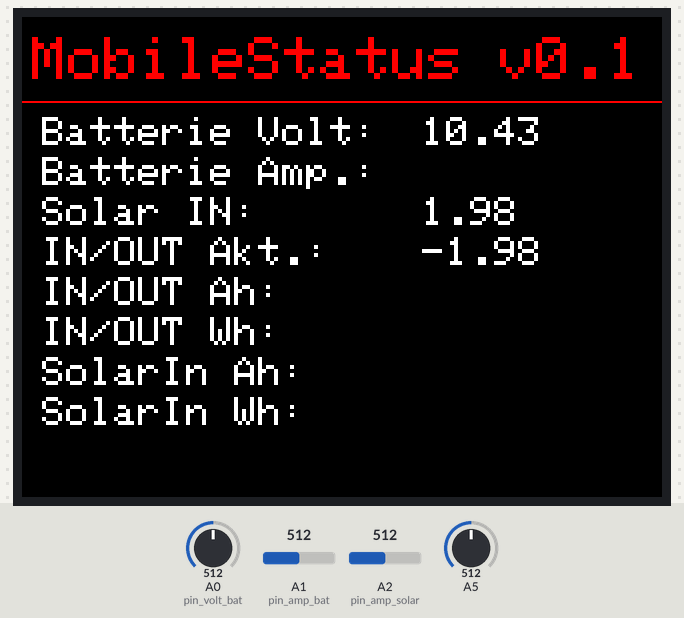
Simulated run of this sketch. Board: Arduino Uno, built with avr-gcc and run on an emulated ATmega328P. On the bench: 320×240 colour display. Inputs (shaded band) come from the test bench; at power-on: A5 = 512, A0 (pin_volt_bat) = 512, A1 (pin_amp_bat) = 512, A2 (pin_amp_solar) = 512. What the sketch prints to the serial monitor is not drawn.

Above: at 1.5 s.
1.6 s: A5 set to 716
At 3.8 s:
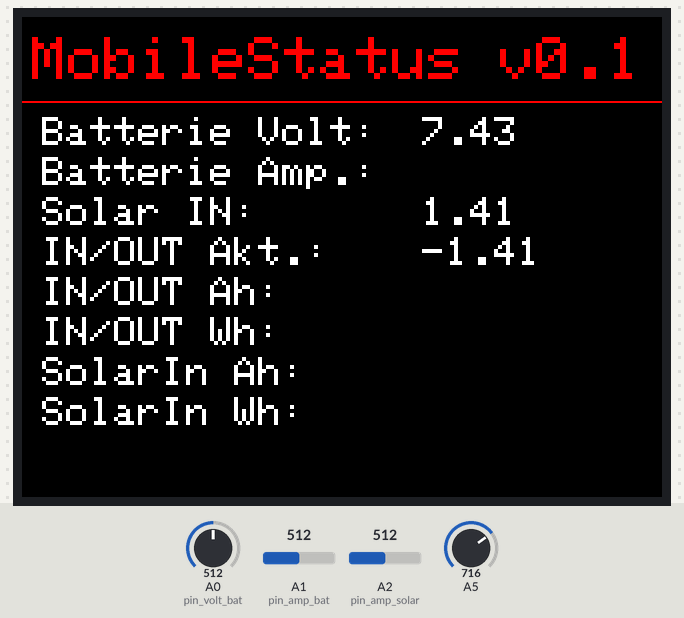
4.1 s: A0 (pin_volt_bat) set to 716
At 5.5 s:
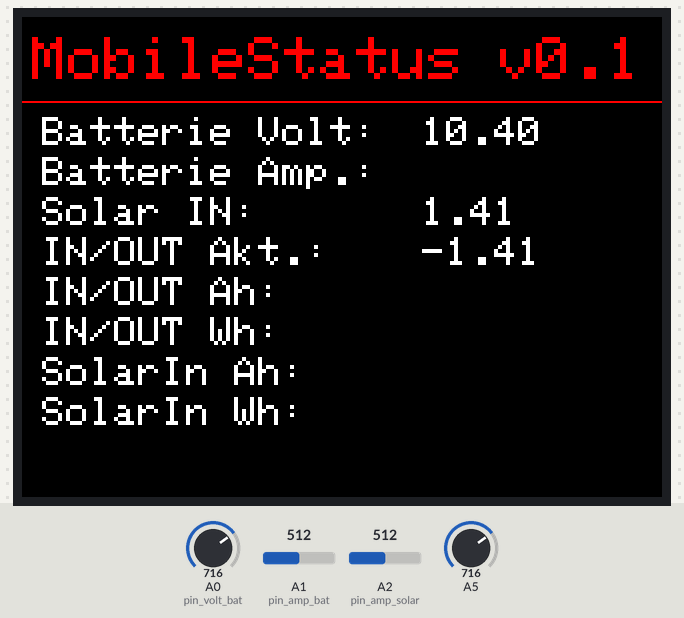
6.4 s: A1 (pin_amp_bat) set to 716
At 8.6 s:
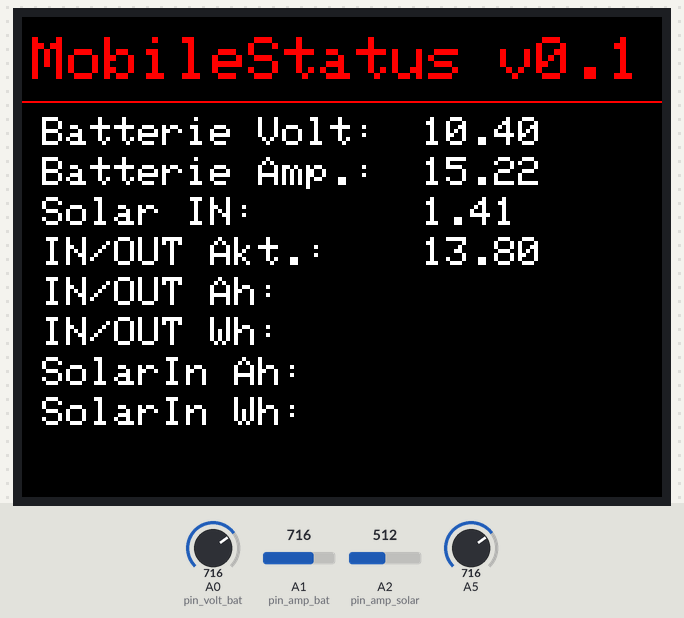
8.9 s: A2 (pin_amp_solar) set to 716
At 10.9 s:
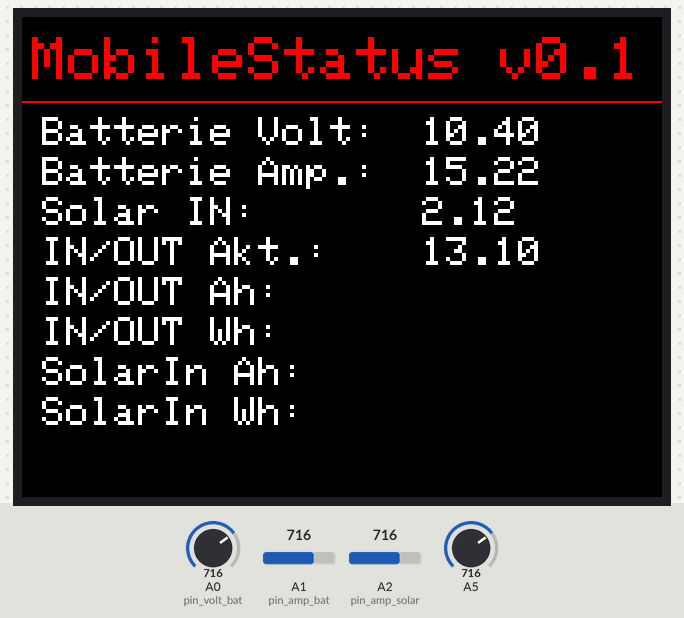
11.2 s: A5 set to 992
At 12.4 s:
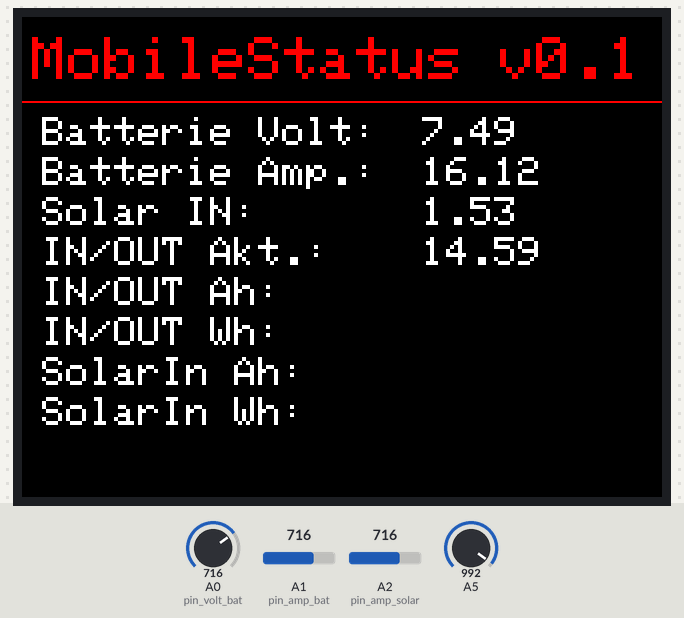
13.5 s: A0 (pin_volt_bat) set to 992
At 15.4 s:
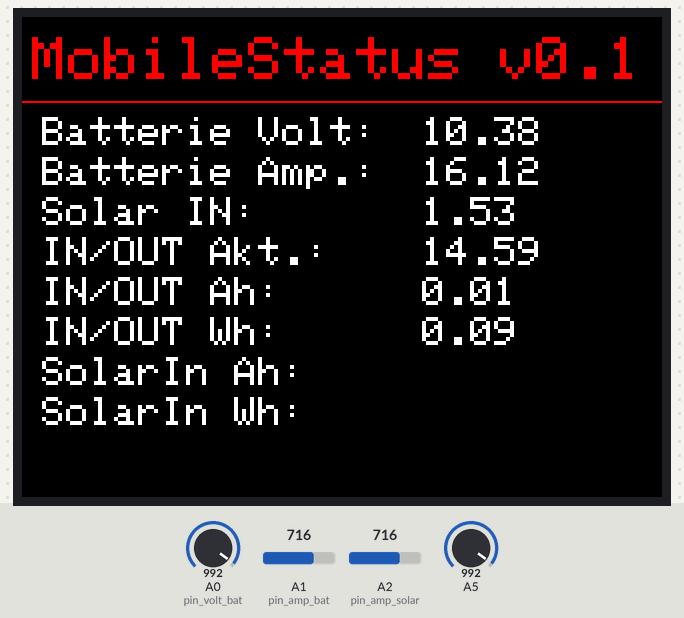
Timing chart, 0 to 16.7 s (numbered marks = the images above; inputs shaded):
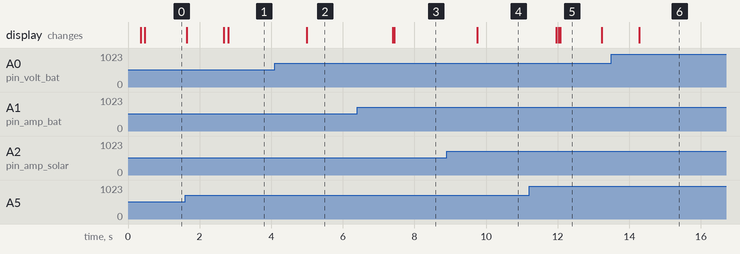

The sketch:

WoMo20150313TFTUNO.ino
```cpp
//Nur fuer den YUN
//#include <Serial.h>

#include "SPI.h"
#include "Adafruit_GFX.h"
#include "Adafruit_ILI9341.h"

// For the Adafruit shield, these are the default.
#define TFT_DC 9
#define TFT_CS 10

// Use hardware SPI (on Uno, #13, #12, #11) and the above for CS/DC
Adafruit_ILI9341 tft = Adafruit_ILI9341(TFT_CS, TFT_DC);
// If using the breakout, change pins as desired
//Adafruit_ILI9341 tft = Adafruit_ILI9341(TFT_CS, TFT_DC, TFT_MOSI, TFT_CLK, TFT_RST, TFT_MISO);

//debug on/off
boolean debugPWR = true; //debug Anteil Strom- Spannungsmessung ON OFF
boolean debugDIM = false; //debug Dimmer Display ON OFF

//Eingangspin
int pin_volt_bat = A0; //AnalogIn Spannung Batterie
int pin_amp_bat = A1; //AnalogIn Strom Batterie
int pin_amp_solar = A2; //AnalogIn Strom Solar
float volt_bat, amp_bat, amp_solar, amp_bat_current, amphr_bat, amphr_solar, watthr_bat, watthr_solar, totalCharge, totalUsage;
long sample; //Abtastung zur Berechnung Ah

//Variablen TFT
int color_text = ILI9341_WHITE;
int color_background = ILI9341_BLACK;
int size_text = 2;
int pos_volt_bat_x = 200;
int pos_volt_bat_y = 50;
int pos_amp_bat_x = 200;
int pos_amp_bat_y = 70;
int pos_amp_solar_x = 200;
int pos_amp_solar_y = 90;
int pos_amp_bat_current_x = 200;
int pos_amp_bat_current_y = 110;
int pos_amphr_bat_x = 200;
int pos_amphr_bat_y = 130;
int pos_watthr_bat_x = 200;
int pos_watthr_bat_y = 150;
int pos_amphr_solar_x = 200;
int pos_amphr_solar_y = 170;
int pos_watthr_solar_x = 200;
int pos_watthr_solar_y = 190;

void setup() {
  //Nur fuer den YUN
  // initialize Serial communication:
  //Bridge.begin();
  //Serial.begin();
  //Serial.println("You're connected to the Serial !!!!");

  //Nur Fuer UNO
  Serial.begin(9600);

  tft.begin();

  //Refenzspannung
  analogReference(EXTERNAL);

  // read diagnostics (optional but can help debug problems)
  uint8_t x = tft.readcommand8(ILI9341_RDMODE);
  Serial.print("Display Power Mode: 0x"); Serial.println(x, HEX);
  x = tft.readcommand8(ILI9341_RDMADCTL);
  Serial.print("MADCTL Mode: 0x"); Serial.println(x, HEX);
  x = tft.readcommand8(ILI9341_RDPIXFMT);
  Serial.print("Pixel Format: 0x"); Serial.println(x, HEX);
  x = tft.readcommand8(ILI9341_RDIMGFMT);
  Serial.print("Image Format: 0x"); Serial.println(x, HEX);
  x = tft.readcommand8(ILI9341_RDSELFDIAG);
  Serial.print("Self Diagnostic: 0x"); Serial.println(x, HEX);

  // TFT
  tft.setRotation(3);
  tft.fillScreen(ILI9341_BLACK);
  tft.setTextWrap(true);

  // TFT write default Text
  tft.setCursor(5,10);
  tft.setTextColor(ILI9341_RED);
  tft.setTextSize(3);
  tft.print("MobileStatus v0.1");
  for(int i=0;i< tft.width();i++){
    tft.drawFastHLine(i, 42, 3, ILI9341_RED);
  }
  tft.setTextColor(color_text);
  tft.setTextSize(size_text);
  tft.setCursor(10,pos_volt_bat_y);
  tft.print("Batterie Volt: ");
  tft.setCursor(10,pos_amp_bat_y);
  tft.print("Batterie Amp.: ");
  tft.setCursor(10,pos_amp_solar_y);
  tft.print("Solar IN: ");
  tft.setCursor(10,pos_amp_bat_current_y);
  tft.print("IN/OUT Akt.: ");
  tft.setCursor(10,pos_amphr_bat_y);
  tft.print("IN/OUT Ah: ");
  tft.setCursor(10,pos_watthr_bat_y);
  tft.print("IN/OUT Wh: ");
  tft.setCursor(10,pos_amphr_solar_y);
  tft.print("SolarIn Ah: ");
  tft.setCursor(10,pos_watthr_solar_y);
  tft.print("SolarIn Wh: ");

}

void loop() {
  //tft.println("beginLoop");
  //Spannung
  float temp= readVoltBat(100);
  if((int)(temp*100)!=(int)(volt_bat*100)){
    // Alten Werten mit color_background überschreiben (vom Display löschen)
    show_value(volt_bat,color_background, pos_volt_bat_x, pos_volt_bat_y);
    // Neuen Wert anzeigen
    show_value(temp,color_text, pos_volt_bat_x, pos_volt_bat_y);
    volt_bat = temp;
  }

  //Amp Batterie
  temp =  readAmpBat(200);
  if((int)(temp*100)!=(int)(amp_bat*100)){
    show_value(amp_bat,color_background, pos_amp_bat_x, pos_amp_bat_y);
    // Neuen Wert anzeigen
    show_value(temp,color_text, pos_amp_bat_x, pos_amp_bat_y);
    amp_bat = temp;
  }

  //Amp Solar
  //temp = analogRead(A2);
  temp =  readAmpSolar(100);
  if((int)(temp*100)!=(int)(amp_solar*100)){
    show_value(amp_solar,color_background, pos_amp_solar_x, pos_amp_solar_y);
    // Neuen Wert anzeigen
    show_value(temp,color_text, pos_amp_solar_x, pos_amp_solar_y);
    amp_solar = temp;
  }

  //aktuelle Entnahme Battrie
  temp =  (float)amp_bat - (float)amp_solar;
  if((int)(temp*100)!=(int)(amp_bat_current*100)){
      show_value(amp_bat_current,color_background, pos_amp_bat_current_x, pos_amp_bat_current_y);
    // Neuen Wert anzeigen
    show_value(temp,color_text, pos_amp_bat_current_x, pos_amp_bat_current_y);
    amp_bat_current = temp;
  }


  //Ah Entnahme Battrie
  temp =  calcAhBat(volt_bat, amp_bat_current);
  if((int)(temp*100)!=(int)(amphr_bat*100)){
    show_value(amphr_bat,color_background, pos_amphr_bat_x, pos_amphr_bat_y);
    show_value(watthr_bat,color_background, pos_watthr_bat_x, pos_watthr_bat_y);
    // Neuen Wert anzeigen
    watthr_bat = temp*volt_bat;
    show_value(temp,color_text, pos_amphr_bat_x, pos_amphr_bat_y);
    show_value(watthr_bat,color_text, pos_watthr_bat_x, pos_watthr_bat_y);
    amphr_bat = temp;
  }

  //Ah Ertrag Solar
  temp =  calcAhSolar(volt_bat, amp_solar);
  if((int)(temp*100)!=(int)(amphr_solar*100)){
    show_value(amphr_solar,color_background, pos_amphr_solar_x, pos_amphr_solar_y);
    show_value(watthr_solar,color_background, pos_watthr_solar_x, pos_watthr_solar_y);
    // Neuen Wert anzeigen
    watthr_solar = temp*volt_bat;
    show_value(temp,color_text, pos_amphr_solar_x, pos_amphr_solar_y);
    show_value(watthr_solar,color_text, pos_watthr_solar_x, pos_watthr_solar_y);
    amphr_solar = temp;
  }

  delay(1000);

}

float readAmpBat(int mitteln) {

  float sense=66.0;           // mV/A Datenblatt Seite 2
  //float sensdiff=0.01;         // sense nimmt mit ca. sensdiff/V Vcc ab.
  int sensdiff=15;         // sense nimmt mit ca. sensdiff/V Vcc ab.
  float vcc, vsensor, amp, ampmittel=0;
  int i;

  for(i=0;i< mitteln;i++) {
    vcc = (float) 3.30 / analogRead(5) * 1024.0;    // Versorgungsspannung ermitteln
    vsensor = (float) analogRead(1) * vcc / 1024.0; // Messwert auslesen
    vsensor = (float) vsensor - (vcc/2);            // Nulldurchgang (vcc/2) abziehen
    sense = (float) 66.0 - ((5.00-vcc)*sensdiff);  // sense für Vcc korrigieren
    amp = (float) vsensor /sense *1000 ;            // Ampere berechnen
    ampmittel += amp;                               // Summieren
  }
  //Serial.println();
  //Serial.print(vcc,5);
  //Serial.print(" ");
  //Serial.println(analogRead(5));
  //Serial.println();
  if(debugPWR){Serial.print("AmpBat: ");}
  if(debugPWR){Serial.print(vcc,5);}
  if(debugPWR){Serial.print(" ");}
  if(debugPWR){Serial.print(analogRead(pin_amp_bat));}
  if(debugPWR){Serial.print(" ");}
  if(debugPWR){Serial.print(ampmittel/mitteln);}
  if(debugPWR){Serial.println(" A");}
  return ampmittel/mitteln;
}


float readAmpSolar(int mitteln){

  float vcc, vsensor, amp, ampmittel=0;
  int i;

  for(i=0;i< mitteln;i++) {
    vcc = (float) 3300 / analogRead(5) * 102.0;    // Versorgungsspannung ermitteln
    //vsensor = (((long)analogRead(A2) * 5000 / 1024) - 500 ) * 1000 / 133; // Messwert auslesen
    vsensor = (((long)analogRead(A2) * vcc / 1024) - (vcc/10) ) * 1000 / 133; // Messwert auslesen
    amp = (float) vsensor /1000 ;            // Ampere berechnen
    ampmittel += amp;                               // Summieren
  }
  if(debugPWR){Serial.print("AmpSolar: ");}
  if(debugPWR){Serial.print(vcc);}
  if(debugPWR){Serial.print(" ");}
  if(debugPWR){Serial.print(analogRead(pin_amp_solar));}
  if(debugPWR){Serial.print(" ");}
  if(debugPWR){Serial.print(ampmittel/mitteln);}
  if(debugPWR){Serial.println(" A");}

  return ampmittel/mitteln;
}

float readVoltBat(int mitteln){

  /*info
    for(i=0;i< mitteln;i++) {
    vcc = (float) 3.30 / analogRead(5) * 1024.0;    // Versorgungsspannung ermitteln
    vsensor = (float) analogRead(1) * vcc / 1024.0; // Messwert auslesen
    vsensor = (float) vsensor - (vcc/2);            // Nulldurchgang (vcc/2) abziehen
    sense = (float) 66.0 - ((5.00-vcc)*sensdiff);  // sense für Vcc korrigieren
    amp = (float) vsensor /sense *1000 ;            // Ampere berechnen
    ampmittel += amp;                               // Summieren
  }*/
  float Batt_div, volt, voltmittel=0, vcc, sensdiff;
  int i;
  // sensdiff = 0.6;  //korrekturwert WoMo
  sensdiff = -0.5; //Korrekturwert Labor
  for(i=0;i< mitteln;i++) {
    vcc = (float) 3.30 / analogRead(5) * 1024.0;    // Versorgungsspannung ermitteln
    Batt_div = 1024.0 / vcc / (10000+4700) * 4700.0;
    //Batt_div = 1023.0 / 5.0 / (10000+5000) * 5000.0;
    //Batt_div = 1024.0 / 5.00 / (10+5) * 5.0;
    //Batt_div = 1023.0 / ((float) readVccArduino() /1000) / (10000+5000) * 5000.0;
    Batt_div = Batt_div + sensdiff;
    volt = analogRead(0)/Batt_div;
    voltmittel += volt;
  }
  if(debugPWR){Serial.println("_____________________________________");}
  if(debugPWR){Serial.print("Spannung: ");}
  if(debugPWR){Serial.print(vcc,5);}
  if(debugPWR){Serial.print(" ");}
  if(debugPWR){Serial.print(analogRead(pin_volt_bat));}
  if(debugPWR){Serial.print(" ");}
  if(analogRead(0)==1023){
    if(debugPWR){Serial.print("99,99");}
  }else{
    if(debugPWR){Serial.print(voltmittel / mitteln);}
  }
  //if(debugPWR){Serial.print(voltmittel / mitteln);}
  //if(debugPWR){Serial.print(volt);}
  //if(debugPWR){Serial.print("V ");}
  //if(debugPWR){Serial.print((float)readVccArduino());}
  if(debugPWR){Serial.println("V ");}

  if(analogRead(0)==1023){
    return 99,99;
  }else{
    return voltmittel / mitteln;
  }
  //return volt;
}

float readVoltBatBACKUP(int mitteln){
  float Batt_div, volt, voltmittel = 0, sensdiff;
  int i;
  // sensdiff = 0.6;  //korrekturwert WoMo
  sensdiff = 0.2; //Korrekturwert Labor
  for(i=0;i< mitteln;i++) {
    Batt_div = 1023.0 / 5.0 / (10000+5000) * 5000.0;
    //Batt_div = 1024.0 / 5.00 / (10+5) * 5.0;
    //Batt_div = 1023.0 / ((float) readVccArduino() /1000) / (10000+5000) * 5000.0;
    Batt_div = Batt_div + sensdiff;
    volt = analogRead(0)/Batt_div;
    voltmittel += volt;
  }

  if(debugPWR){Serial.print(analogRead(pin_volt_bat));}
  if(debugPWR){Serial.print(" ");}
  if(debugPWR){Serial.print(voltmittel / mitteln);}
  //if(debugPWR){Serial.print(volt);}
  if(debugPWR){Serial.print("V ");}
  //if(debugPWR){Serial.print((float)readVccArduino());}
  if(debugPWR){Serial.println("V ");}
  return voltmittel / mitteln;
  //return volt;
}

float calcAhBat (float voltbat, float amp){
  float watts = (float)voltbat * (float)amp;
  sample = sample + 1;
  float msec = millis();
  float time = (float)msec /1000;
  totalUsage = totalUsage + amp;
  float averageAmp = totalUsage/sample;
  float ampSec = averageAmp*time;
  return (float)ampSec/3600;
}

float calcAhSolar (float voltbat, float amp){
  float watts = (float)voltbat * (float)amp;
  sample = sample + 1;
  float msec = millis();
  float time = (float)msec /1000;
  totalCharge = totalCharge + amp;
  float averageAmp = totalCharge/sample;
  float ampSec = averageAmp*time;
  return (float)ampSec/3600;
}

void show_value (float value,int color, int x, int y){
  tft.setCursor(x,y);
  tft.setTextColor(color);
  if(value!=0){
    tft.print(value);
  }
  else tft.print("----");
}
```

Measured:
- after the input at 1.6 s, the display: first changes at once (image 1 shows a later state)
- after the input at 4.1 s, the display: changes after 0.90 s (image 2)
- after the input at 6.4 s, the display: first changes after 0.99 s (image 3 shows a later state)
- after the input at 8.9 s, the display: changes after 0.85 s (image 4)
- after the input at 11.2 s, the display: first changes after 0.75 s (image 5 shows a later state)
- after the input at 13.5 s, the display: changes after 0.78 s (image 6)
- what the display in image 5 shows lasts 1.1 s, from 12.1 s to 13.2 s
